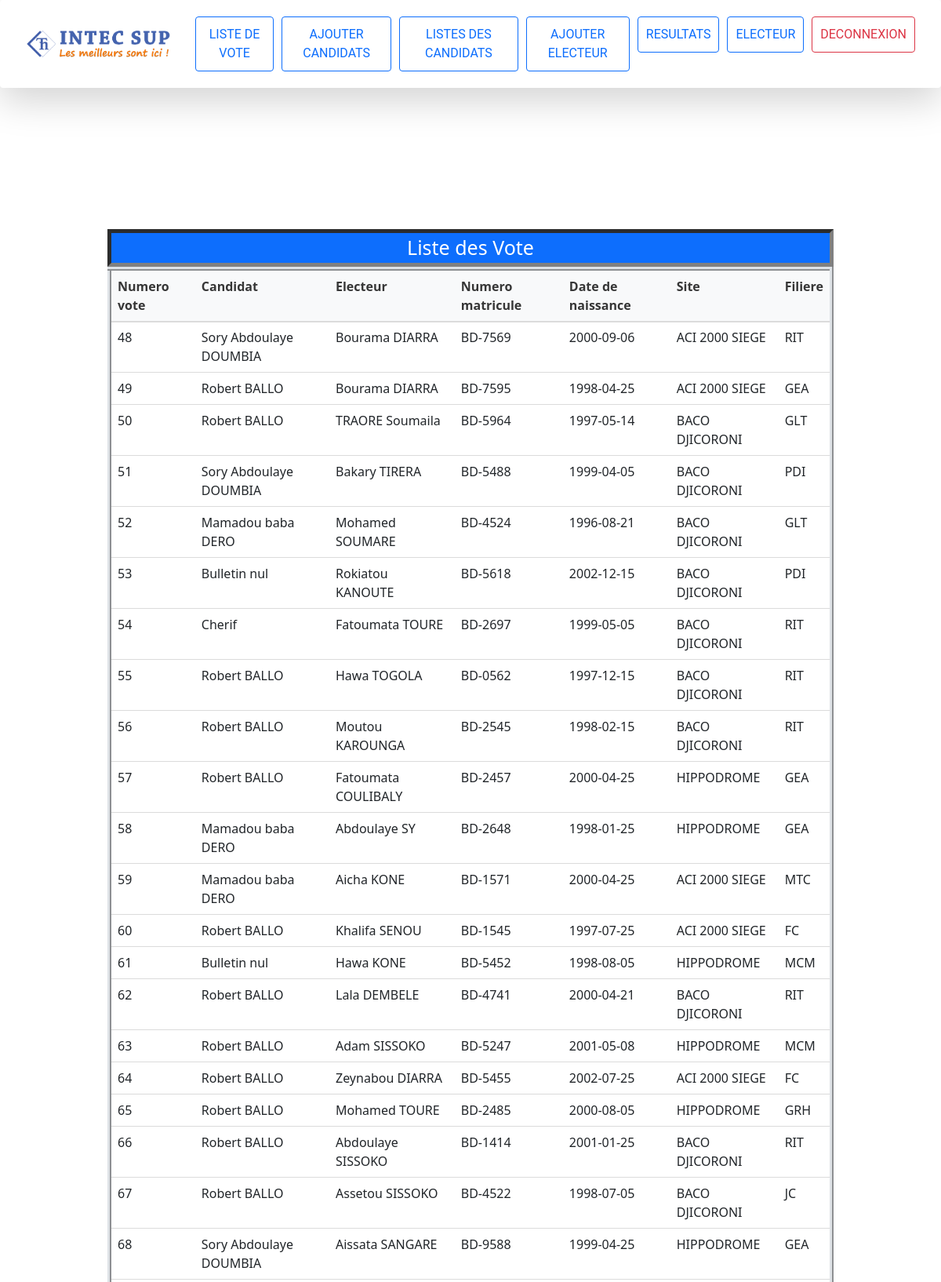
/?page=liste_vote (signed in, upper part), run on the app's committed database.
### tables this page shows
CREATE TABLE IF NOT EXISTS `vote` (
  `id_vote` int NOT NULL AUTO_INCREMENT,
  `nom_candidat` varchar(100) NOT NULL,
  `id_candidat` int DEFAULT NULL,
  `id_electeur` int DEFAULT NULL,
  PRIMARY KEY (`id_vote`),
  KEY `id_candidat` (`id_candidat`),
  KEY `id_electeur` (`id_electeur`)
);

CREATE TABLE IF NOT EXISTS `electeur` (
  `id_electeur` int NOT NULL AUTO_INCREMENT,
  `nom_electeur` varchar(40) NOT NULL,
  `prenom_electeur` varchar(40) NOT NULL,
  `cni` double DEFAULT NULL,
  `num_electeur` varchar(10) DEFAULT NULL,
  `sexe` varchar(30) NOT NULL,
  `date_nais` date DEFAULT NULL,
  `lieu_nais` varchar(30) DEFAULT NULL,
  `adress` varchar(30) DEFAULT NULL,
  `type` varchar(40) NOT NULL DEFAULT 'electeur',
  `status_vote` tinyint(1) NOT NULL DEFAULT '0',
  `login` varchar(20) NOT NULL,
  `mdp` text NOT NULL,
  `region` int DEFAULT NULL,
  `dep` int DEFAULT NULL,
  `arron` int DEFAULT NULL,
  `commune` int DEFAULT NULL,
  `id_bureau` int DEFAULT NULL,
  `etat` varchar(50) NOT NULL,
  PRIMARY KEY (`id_electeur`)
);

### model/vote.php (called while the page is built, shortened)
<?php
    class Vote{
       public static function listeVote(){
            $ob_connexion=new Connexion();
            $db=$ob_connexion->getDB();
            $ret=null;
            if (!is_null($db))
            {
               $sql="SELECT * From vote";
               $resultat=$db->query($sql);
               $ret=$resultat->fetchAll(PDO::FETCH_ASSOC);
            }
          return $ret;
        }
        }
?>

### model/electeur.php (called while the page is built, shortened)
<?php
class  Electeur {
 public static function ElecteurByID($id_electeur){
  $ob_connexion=new Connexion();
  $db=$ob_connexion->getDB();
  $ret=false;
  if (!is_null($db))
   {
      $sql="SELECT * From electeur where id_electeur=$id_electeur";
      $resule= $db->query($sql);
      $ret=$resule->fetchAll(PDO::FETCH_ASSOC);
   }
   return $ret;
}
}
?>

### view/vote/liste_vote.php (the view, shortened to what this page needs)
<?php include 'view/partager/header.php';?>
<link rel="stylesheet" href="css/table.css">
<body>
  <div class="container">
    <div class="row">
      <div class="col-md-10 offset-md-1" style="margin-top:80px">
        <div class="Titre">Liste des Vote</div>
        <div class="panel-body">
          <div>
          <table class="table table-striped-columns">
            <thead class="table-light">
              <tr>
                <th><p7>Numero vote</p7></th>
                <th><p7>Candidat</p7></th>
                <th><p7>Electeur</p7></th>
                <th><p7>Numero matricule</p7></th>
                <th><p7>Date de naissance</p7></th>
                <th><p7>Site</p7></th>
                <th><p7>Filiere</p7></th>
              </tr>
            </thead>
            <tbody>
              <tr>
                  <?php
                    require_once "model/vote.php";
                    require_once "model/electeur.php";
                    $liste_vote=Vote::listeVote();
                    foreach($liste_vote as $vote){
                      $Electeur=Electeur::ElecteurByID($vote['id_electeur']);
                      echo"<tr>
                              <td>$vote[id_vote]</td>
                              <td>$vote[nom_candidat]</td>
                              <td>".$Electeur[0]['prenom_electeur']." ".$Electeur[0]['nom_electeur']."</td>
                              <td>".$Electeur[0]['num_electeur']."</td>
                              <td>".$Electeur[0]['date_nais']."</td>
                              <td>".$Electeur[0]['lieu_nais']."</td>
                              <td>".$Electeur[0]['adress']."</td>
                        </tr>";
                    }
                  ?>
              </tr>
            </tbody>
          </table>
          </div>
        </div>
      </div>
    </div>
  </div>
</body>
</html>
<?php include 'view/partager/footer.php';?>

### css/css1.css (style rules this page uses)
.container { position: relative; width: 320px; margin: 100px auto 0 auto; perspective: 1000px; }

### css/table.css (style rules this page uses)
table { border: inset 5px black; }
.Titre { text-align: center; background-color: #0d6efd; color: #ffffff; font-size: 25px; border: inset 5px gray; font-family:'Segoe UI', Tahoma, Geneva, Verdana, sans-serif; }

### data on the page
vote: id_vote "48", nom_candidat "Sory Abdoulaye DOUMBIA", id_electeur.prenom_electeur "Bourama", id_electeur.nom_electeur "DIARRA", id_electeur.num_electeur "BD-7569", id_electeur.date_nais "2000-09-06", id_electeur.lieu_nais "ACI 2000 SIEGE", id_electeur.adress "RIT"
vote: id_vote "49", nom_candidat "Robert BALLO", id_electeur.prenom_electeur "Bourama", id_electeur.nom_electeur "DIARRA", id_electeur.num_electeur "BD-7595", id_electeur.date_nais "1998-04-25", id_electeur.lieu_nais "ACI 2000 SIEGE", id_electeur.adress "GEA"
vote: id_vote "50", nom_candidat "Robert BALLO", id_electeur.prenom_electeur "TRAORE", id_electeur.nom_electeur "Soumaila", id_electeur.num_electeur "BD-5964", id_electeur.date_nais "1997-05-14", id_electeur.lieu_nais "BACO DJICORONI", id_electeur.adress "GLT"
vote: id_vote "51", nom_candidat "Sory Abdoulaye DOUMBIA", id_electeur.prenom_electeur "Bakary", id_electeur.nom_electeur "TIRERA", id_electeur.num_electeur "BD-5488", id_electeur.date_nais "1999-04-05", id_electeur.lieu_nais "BACO DJICORONI", id_electeur.adress "PDI"
vote: id_vote "52", nom_candidat "Mamadou baba DERO", id_electeur.prenom_electeur "Mohamed", id_electeur.nom_electeur "SOUMARE", id_electeur.num_electeur "BD-4524", id_electeur.date_nais "1996-08-21", id_electeur.lieu_nais "BACO DJICORONI", id_electeur.adress "GLT"
vote: id_vote "53", nom_candidat "Bulletin nul", id_electeur.prenom_electeur "Rokiatou", id_electeur.nom_electeur "KANOUTE", id_electeur.num_electeur "BD-5618", id_electeur.date_nais "2002-12-15", id_electeur.lieu_nais "BACO DJICORONI", id_electeur.adress "PDI"
vote: id_vote "54", nom_candidat "Cherif", id_electeur.prenom_electeur "Fatoumata", id_electeur.nom_electeur "TOURE", id_electeur.num_electeur "BD-2697", id_electeur.date_nais "1999-05-05", id_electeur.lieu_nais "BACO DJICORONI", id_electeur.adress "RIT"
vote: id_vote "55", nom_candidat "Robert BALLO", id_electeur.prenom_electeur "Hawa", id_electeur.nom_electeur "TOGOLA", id_electeur.num_electeur "BD-0562", id_electeur.date_nais "1997-12-15", id_electeur.lieu_nais "BACO DJICORONI", id_electeur.adress "RIT"
vote: id_vote "56", nom_candidat "Robert BALLO", id_electeur.prenom_electeur "Moutou", id_electeur.nom_electeur "KAROUNGA", id_electeur.num_electeur "BD-2545", id_electeur.date_nais "1998-02-15", id_electeur.lieu_nais "BACO DJICORONI", id_electeur.adress "RIT"
vote: id_vote "57", nom_candidat "Robert BALLO", id_electeur.prenom_electeur "Fatoumata", id_electeur.nom_electeur "COULIBALY", id_electeur.num_electeur "BD-2457", id_electeur.date_nais "2000-04-25", id_electeur.lieu_nais "HIPPODROME", id_electeur.adress "GEA"
vote: id_vote "58", nom_candidat "Mamadou baba DERO", id_electeur.prenom_electeur "Abdoulaye", id_electeur.nom_electeur "SY", id_electeur.num_electeur "BD-2648", id_electeur.date_nais "1998-01-25", id_electeur.lieu_nais "HIPPODROME", id_electeur.adress "GEA"
vote: id_vote "59", nom_candidat "Mamadou baba DERO", id_electeur.prenom_electeur "Aicha", id_electeur.nom_electeur "KONE", id_electeur.num_electeur "BD-1571", id_electeur.date_nais "2000-04-25", id_electeur.lieu_nais "ACI 2000 SIEGE", id_electeur.adress "MTC"
vote: id_vote "60", nom_candidat "Robert BALLO", id_electeur.prenom_electeur "Khalifa", id_electeur.nom_electeur "SENOU", id_electeur.num_electeur "BD-1545", id_electeur.date_nais "1997-07-25", id_electeur.lieu_nais "ACI 2000 SIEGE", id_electeur.adress "FC"
vote: id_vote "61", nom_candidat "Bulletin nul", id_electeur.prenom_electeur "Hawa", id_electeur.nom_electeur "KONE", id_electeur.num_electeur "BD-5452", id_electeur.date_nais "1998-08-05", id_electeur.lieu_nais "HIPPODROME", id_electeur.adress "MCM"
vote: id_vote "62", nom_candidat "Robert BALLO", id_electeur.prenom_electeur "Lala", id_electeur.nom_electeur "DEMBELE", id_electeur.num_electeur "BD-4741", id_electeur.date_nais "2000-04-21", id_electeur.lieu_nais "BACO DJICORONI", id_electeur.adress "RIT"
vote: id_vote "63", nom_candidat "Robert BALLO", id_electeur.prenom_electeur "Adam", id_electeur.nom_electeur "SISSOKO", id_electeur.num_electeur "BD-5247", id_electeur.date_nais "2001-05-08", id_electeur.lieu_nais "HIPPODROME", id_electeur.adress "MCM"
vote: id_vote "64", nom_candidat "Robert BALLO", id_electeur.prenom_electeur "Zeynabou", id_electeur.nom_electeur "DIARRA", id_electeur.num_electeur "BD-5455", id_electeur.date_nais "2002-07-25", id_electeur.lieu_nais "ACI 2000 SIEGE", id_electeur.adress "FC"
vote: id_vote "65", nom_candidat "Robert BALLO", id_electeur.prenom_electeur "Mohamed", id_electeur.nom_electeur "TOURE", id_electeur.num_electeur "BD-2485", id_electeur.date_nais "2000-08-05", id_electeur.lieu_nais "HIPPODROME", id_electeur.adress "GRH"
vote: id_vote "66", nom_candidat "Robert BALLO", id_electeur.prenom_electeur "Abdoulaye", id_electeur.nom_electeur "SISSOKO", id_electeur.num_electeur "BD-1414", id_electeur.date_nais "2001-01-25", id_electeur.lieu_nais "BACO DJICORONI", id_electeur.adress "RIT"
vote: id_vote "67", nom_candidat "Robert BALLO", id_electeur.prenom_electeur "Assetou", id_electeur.nom_electeur "SISSOKO", id_electeur.num_electeur "BD-4522", id_electeur.date_nais "1998-07-05", id_electeur.lieu_nais "BACO DJICORONI", id_electeur.adress "JC"
vote: id_vote "68", nom_candidat "Sory Abdoulaye DOUMBIA", id_electeur.prenom_electeur "Aissata", id_electeur.nom_electeur "SANGARE", id_electeur.num_electeur "BD-9588", id_electeur.date_nais "1999-04-25", id_electeur.lieu_nais "HIPPODROME", id_electeur.adress "GEA"
